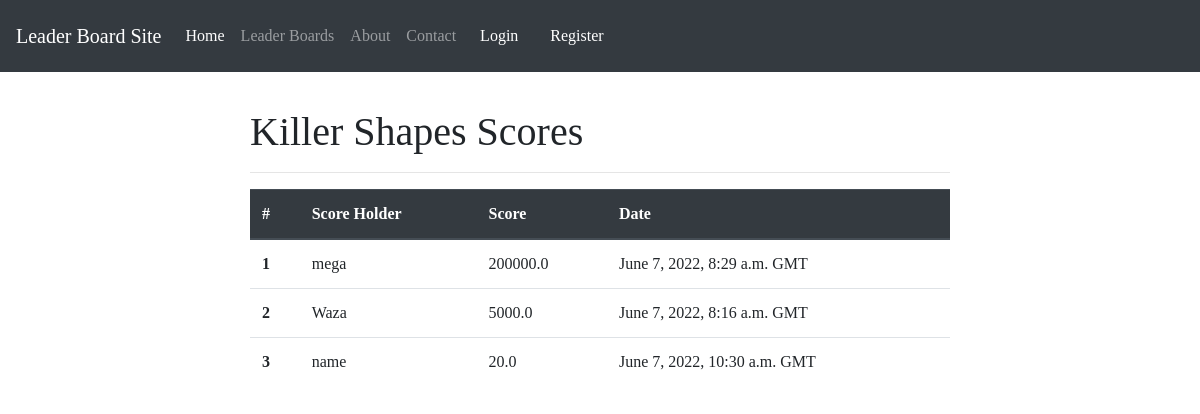
The app's page /viewBoards/1/ with its own data.
### leaderBoards/models.py (models this page shows)
class LeaderBoard(models.Model):
    owner = models.ForeignKey(User,on_delete=models.CASCADE,related_name="leaderBoard",null=True)
    ownerName = models.CharField(max_length = 150)
    name = models.CharField(max_length = 200)
    token = models.CharField(max_length = 200,unique = True,null=True)
    visibility = models.CharField(max_length = 20,choices=visibilityChoices,blank = True)

class LeaderBoardItem(models.Model):
    LeaderBoard = models.ForeignKey(LeaderBoard,on_delete=models.CASCADE,related_name="leaderBoardItems",null = True)
    scoreHolder = models.CharField(max_length = 20)
    score = models.FloatField()
    phrase = models.CharField(max_length = 20)
    date = models.DateTimeField(default=dt.datetime.utcnow)
    class Meta:
        ordering = ["-score"]

### leaderBoards/views.py (the view)
# urls.py: path("viewBoards/<int:id>/",v.viewLeaderBoard)
def viewLeaderBoard(response,id):
    board = LeaderBoard.objects.get(pk = id)
    params = {
        "board": board
    }
    return render(response,"leaderBoardView.html",params)

### leaderBoards/templates/leaderBoardView.html
{% extends "main/base.html" %}
{% block title %}
{{board.name}}
{% endblock %}
{% block body %}
        <table class="table">
            <thead class="thead-dark">
                <tr>
                <th scope="col">#</th>
                <th scope="col">Score Holder</th>
                <th scope="col">Score</th>
                <th scope="col">Date</th>
                </tr>
            </thead>
            <tbody>
            {% for item in board.leaderBoardItems.all %}
                <tr>
                <th scope="row">{{forloop.counter}}</th>
                <td>{{item.scoreHolder}}</td>
                <td>{{item.score}}</td>
                <td>{{item.date}} GMT</td>
                </tr>
            {% endfor %}
            </tbody>
            </table>
{% endblock %}

### leaderBoards/templates/main/base.html (shortened to what this page needs)
<!DOCTYPE html>
<html lang="en">
<head>
    {% load static %}
    <link rel="stylesheet" href="https://cdn.jsdelivr.net/npm/bootstrap@4.6.1/dist/css/bootstrap.min.css">
    <link rel="stylesheet" type="text/css" href="{% static 'css/main.css' %}"/>
</head>
<body>
    <nav class="navbar navbar-expand-lg navbar-dark bg-dark">
        <a class="navbar-brand" href="#">Leader Board Site</a>
        <div class="collapse navbar-collapse" id="navbarNav">
          <ul class="navbar-nav">
            <li class="nav-item active">
              <a class="nav-link" href="/">Home </a>
            </li>
            <li class="nav-item">
              <a class="nav-link" href="/viewBoards/">Leader Boards</a>
            </li>
            <li class="nav-item">
              <a class="nav-link" href="#">About</a>
            </li>
            <li class="nav-item">
              <a class="nav-link" href="#">Contact</a>
            </li>
          </ul>
          <div class="collapse navbar-collapse navbar-text">
            {% if user.is_authenticated%}
              <a href="/account" class="nav-link nav-item">Account</a>
              <a href="/logout" class="nav-link nav-item">Log Out</a>
            {%else%}
              <a href="/login" class="nav-link nav-item">Login</a>
              <a href="/register" class="nav-link nav-item">Register</a>
            {%endif%}
          </div>
        </div>
      </nav>
    <div class="main ">
    <h1>{% block title %}{% endblock %}</h1>
    <hr>
    {%block body%}
    {%endblock%}
    </div>
</body>
</html>

### static/css/main.css (style rules this page uses)
body { font-family:'Gill Sans', 'Gill Sans MT', 'Calibri', 'Trebuchet MS', 'sans-serif'; }
.main { margin: 3%; margin-left: 20%; margin-right: 20%; padding: 0px 10px; }

### records on screen
LeaderBoard: name "Killer Shapes Scores"
LeaderBoardItem: scoreHolder "mega", score "200000.0", date "June 7, 2022, 8:29 a.m."
LeaderBoardItem: scoreHolder "Waza", score "5000.0", date "June 7, 2022, 8:16 a.m."
LeaderBoardItem: scoreHolder "name", score "20.0", date "June 7, 2022, 10:30 a.m."
